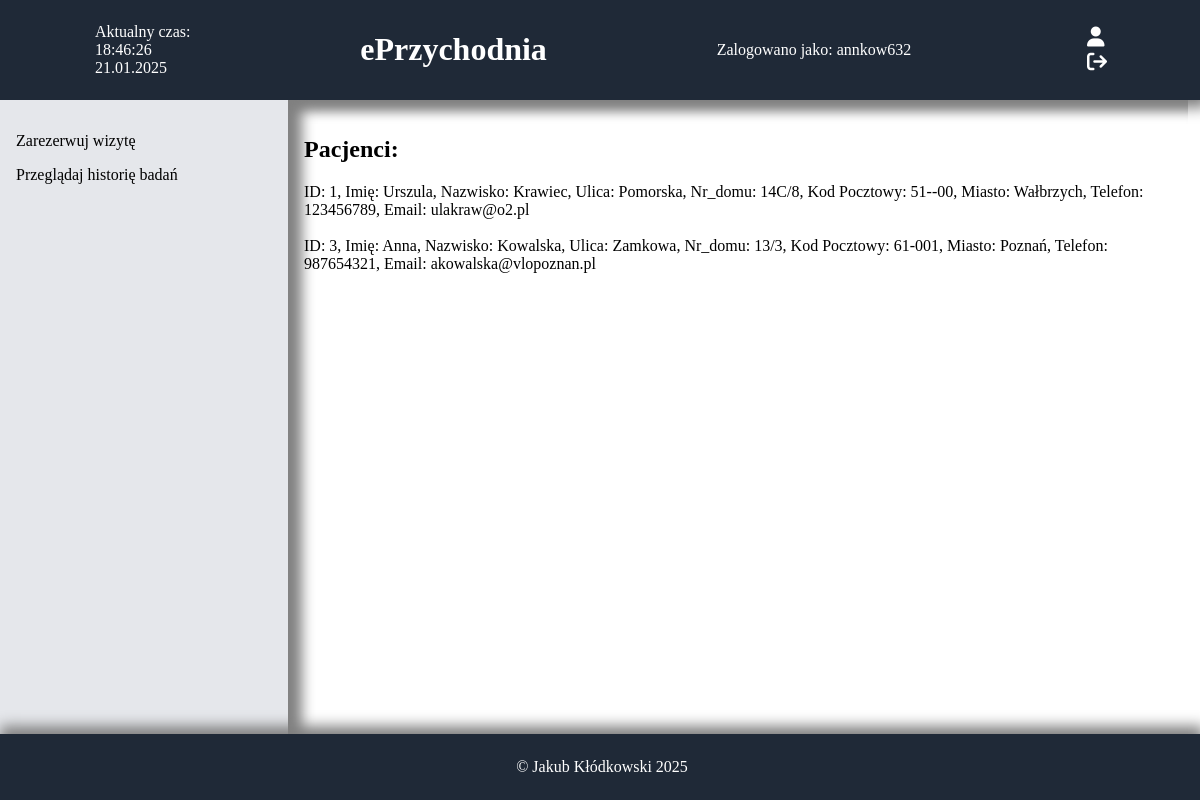
Before: /dane_pacjentow.php with the older database file.
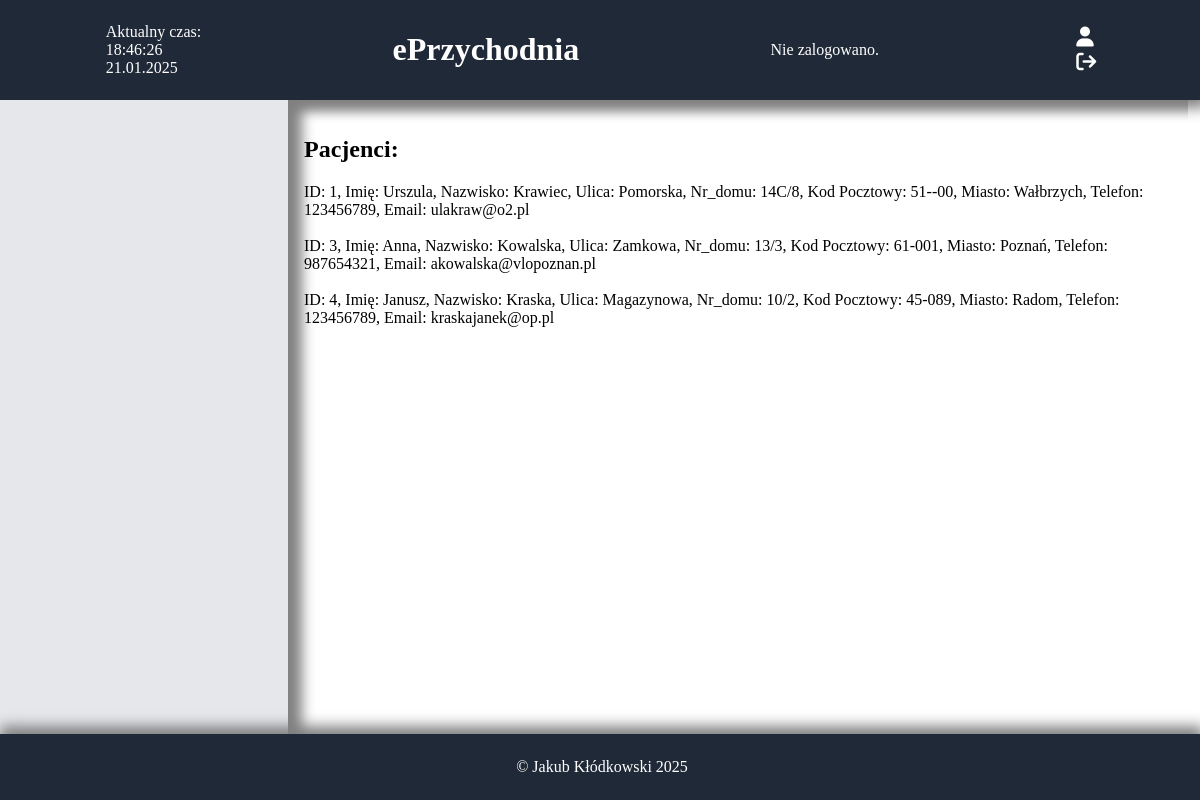
After: the same page with the newer database file.
### tables this page shows
CREATE TABLE `zalogowani` (
  `login` char(9) DEFAULT NULL,
  `haslo` varchar(100) DEFAULT NULL,
  `kto` varchar(100) DEFAULT NULL
);

CREATE TABLE `pacjenci` (
  `id_pacjenta` int(10) UNSIGNED NOT NULL,
  `imie` varchar(100) DEFAULT NULL,
  `nazwisko` varchar(100) DEFAULT NULL,
  `ulica` varchar(100) DEFAULT NULL,
  `nr_domu` varchar(10) DEFAULT NULL,
  `kp` char(6) DEFAULT NULL,
  `miasto` varchar(100) DEFAULT NULL,
  `tel` char(9) DEFAULT NULL,
  `email` varchar(100) DEFAULT NULL,
  `PESEL` char(11) DEFAULT NULL,
  `login` char(9) DEFAULT NULL,
  `haslo` varchar(100) DEFAULT NULL
);

### dane_pacjentow.php (the view, shortened to what this page needs)
<!DOCTYPE html>
<html lang="pl">
<head>
    <link rel="stylesheet" href="https://cdnjs.cloudflare.com/ajax/libs/font-awesome/6.4.2/css/all.min.css">
    <link rel="stylesheet" href="style.css">
</head>
<body>
    <header>
    <div id="data"></div>
        <h1 class="text-xl font-bold text-center flex-1"><a href="index.php">ePrzychodnia</a></h1>
        <?php
            $connect = mysqli_connect("localhost", "root", "", "eprzychodnia");
            $query0 = "SELECT `login` FROM `zalogowani` LIMIT 1";
            $result = mysqli_query($connect, $query0);
            if ($result && mysqli_num_rows($result) > 0) {
                $row = mysqli_fetch_assoc($result);
                $log = $row['login'];
                echo "Zalogowano jako: " . htmlspecialchars($log);
            } else {
                echo "Nie zalogowano.";
            }
        ?>
        <div>
        <form action="zaloguj.php">
    <button class="icon-button"><i class="fa-solid fa-user"></i></button>
</form>
<form action="wyloguj.php">
    <button class="icon-button"><i class="fa fa-sign-out"></i></button>
</form>
<?php
$connect = mysqli_connect("localhost", "root", "", "eprzychodnia");
$query1 = "SELECT `kto` FROM `zalogowani`";
$result1 = mysqli_query($connect, $query1);
if ($row = mysqli_fetch_assoc($result1)) {
    $kto = $row['kto'];
}
?>
    </header>
    <div style="display: flex; flex: 1;">
        <nav>
            <?php
                $connect = mysqli_connect("localhost", "root", "", "eprzychodnia");
                $query0="select * from `zalogowani`";
                $result0=mysqli_query($connect,$query0);
                if(mysqli_num_rows($result0)>0){
                    $query1 = "SELECT `kto` FROM `zalogowani`";
                    $result1 = mysqli_query($connect, $query1);
                    if ($row = mysqli_fetch_assoc($result1)) {
                        $kto = $row['kto'];
                    }
                    $query2="select * from `uprawnienia` where `stanowisko`='".$kto."'";
                    $result2=mysqli_query($connect,$query2);
                    if($row=mysqli_fetch_assoc($result2)){
                        $rezerwuj=$row['rezerwuj'];
                        $przegladaj_historie=$row['przegladaj_historie'];
                        if($rezerwuj==1){
                            echo "<p><a href='rezerwuj.php'>Zarezerwuj wizytę</a></p>";
                        }
                        if($przegladaj_historie==1){
                            echo "<p><a href='historia.php'>Przeglądaj historię badań</a></p>";
                        }
                    }
                }
            ?>
        </nav>
        <main>
            <div class="index-content">
                <h2>Pacjenci: </h2>
                <?php
                    $connect = mysqli_connect("localhost", "root", "", "eprzychodnia");
                    $query0="select * from `pacjenci`";
                    $result0=mysqli_query($connect,$query0);
                    while($row=mysqli_fetch_assoc($result0)){
                        echo "ID: ".$row['id_pacjenta'].", Imię: ".$row['imie'].", Nazwisko: ".$row['nazwisko'].", Ulica: ".$row['ulica'].", Nr_domu: ".$row['nr_domu'].", Kod Pocztowy: ".$row['kp'].", Miasto: ".$row['miasto'].", Telefon: ".$row['tel'].", Email: ".$row['email']."<br><br>";
                    }
                ?>
            </div>
        </main>
    </div>
    <footer>
        <p>&copy; Jakub Kłódkowski 2025</p>
    </footer>
</body>
</html>

Changed rows visible on the page:
removed zalogowani: login "annkow632"
added pacjenci: id_pacjenta "4", imie "Janusz", nazwisko "Kraska", ulica "Magazynowa", nr_domu "10/2", kp "45-089", miasto "Radom", tel "123456789", email "kraskajanek@op.pl"
Other visible differences:
text no longer shown: "Zalogowano jako: Zarezerwuj wizytę Przeglądaj historię badań"
text now shown: "Nie zalogowano."
